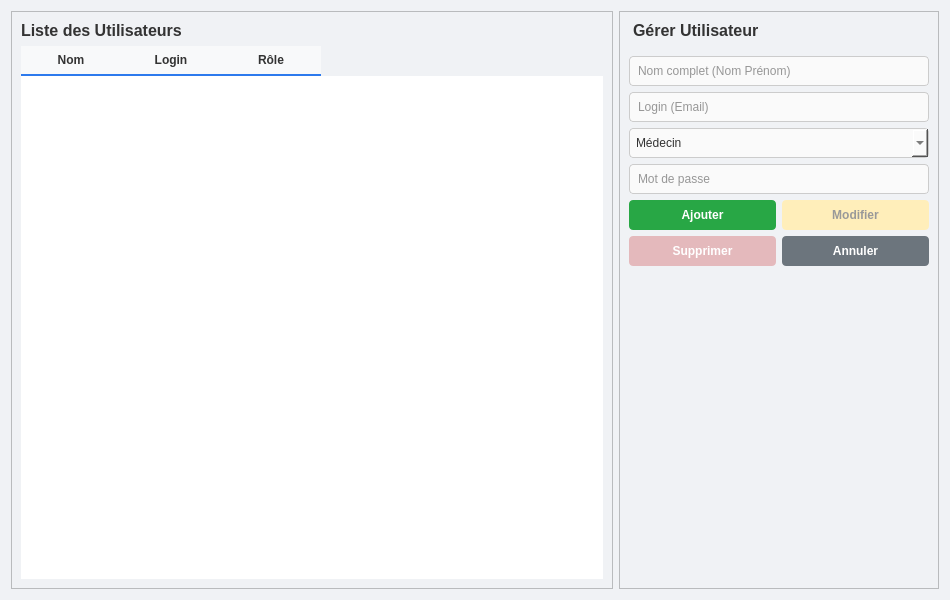
<?xml version="1.0" encoding="UTF-8"?>
<ui version="4.0">
 <class>PageUsers</class>
 <widget class="QWidget" name="PageUsers">
  <property name="geometry">
   <rect>
    <x>0</x>
    <y>0</y>
    <width>950</width>
    <height>600</height>
   </rect>
  </property>
  <property name="styleSheet">
   <string notr="true">/* Style Local */
QWidget { 
    font-family: &quot;Segoe UI&quot;, sans-serif; 
    background-color: #f0f2f5; 
}

QFrame.Card { 
    background-color: white; 
    border-radius: 8px; 
    border: 1px solid #e0e0e0; 
}

QLabel { color: #333333; }

QLineEdit { 
    border: 1px solid #ccc; border-radius: 4px; padding: 6px; background-color: #fafafa; color: #333333; 
}
QLineEdit:focus { border: 1px solid #2d7aed; background-color: white; }

QComboBox {
    border: 1px solid #ccc; border-radius: 4px; padding: 6px; background-color: #fafafa; color: #333333;
}
QComboBox:focus { border: 1px solid #2d7aed; background-color: white; }
QComboBox QAbstractItemView {
    background-color: white; color: #333333; selection-background-color: #2d7aed; selection-color: white; outline: 0;
}

/* TABLEAU */
QTableWidget {
    background-color: white; gridline-color: #f0f0f0; selection-background-color: #e6f0ff; selection-color: #2d7aed; color: #333333; border: none;
}
QHeaderView::section {
    background-color: #f8f9fa; padding: 5px; border: none; border-bottom: 2px solid #2d7aed; font-weight: bold; color: #333333;
}

/* BOUTONS */
QPushButton { border-radius: 4px; padding: 8px; font-weight: bold; color: white; border: none; }

QPushButton#btn_add { background-color: #28a745; }
QPushButton#btn_add:hover { background-color: #218838; }
QPushButton#btn_add:disabled { background-color: #94d3a2; }

QPushButton#btn_edit { background-color: #ffc107; color: #333; }
QPushButton#btn_edit:hover { background-color: #e0a800; }
QPushButton#btn_edit:disabled { background-color: #ffeeba; color: #999; }

QPushButton#btn_delete { background-color: #dc3545; }
QPushButton#btn_delete:hover { background-color: #c82333; }
QPushButton#btn_delete:disabled { background-color: #e4b9bc; }

QPushButton#btn_clear { background-color: #6c757d; }
QPushButton#btn_clear:hover { background-color: #5a6268; }
</string>
  </property>
  <layout class="QHBoxLayout" name="horizontalLayout">
   
   <item>
    <widget class="QFrame" name="frame_list">
     <property name="class" stdset="0">
      <string>Card</string>
     </property>
     <property name="frameShape">
      <enum>QFrame::StyledPanel</enum>
     </property>
     <layout class="QVBoxLayout" name="verticalLayout_list">
      <item>
       <widget class="QLabel" name="label_list_title">
        <property name="text">
         <string>Liste des Utilisateurs</string>
        </property>
        <property name="styleSheet">
         <string notr="true">font-size: 16px; font-weight: bold;</string>
        </property>
       </widget>
      </item>
      <item>
       <widget class="QTableWidget" name="tableUsers">
        <property name="alternatingRowColors">
         <bool>true</bool>
        </property>
        <property name="selectionBehavior">
         <enum>QAbstractItemView::SelectRows</enum>
        </property>
        <property name="editTriggers">
         <enum>QAbstractItemView::NoEditTriggers</enum>
        </property>
        <column>
         <property name="text">
          <string>Nom</string>
         </property>
        </column>
        <column>
         <property name="text">
          <string>Login</string>
         </property>
        </column>
        <column>
         <property name="text">
          <string>Rôle</string>
         </property>
        </column>
       </widget>
      </item>
     </layout>
    </widget>
   </item>
   
   <item>
    <widget class="QFrame" name="frame_form">
     <property name="maximumSize">
      <size>
       <width>320</width>
       <height>16777215</height>
      </size>
     </property>
     <property name="class" stdset="0">
      <string>Card</string>
     </property>
     <property name="frameShape">
      <enum>QFrame::StyledPanel</enum>
     </property>
     <layout class="QVBoxLayout" name="verticalLayout_form">
      <item>
       <widget class="QLabel" name="label_form_title">
        <property name="text">
         <string>Gérer Utilisateur</string>
        </property>
        <property name="styleSheet">
         <string notr="true">font-size: 16px; font-weight: bold; margin-bottom: 10px;</string>
        </property>
       </widget>
      </item>
      
      <item>
       <widget class="QLineEdit" name="lineEdit_name">
        <property name="placeholderText">
         <string>Nom complet (Nom Prénom)</string>
        </property>
       </widget>
      </item>
      
      <item>
       <widget class="QLineEdit" name="lineEdit_email">
        <property name="placeholderText">
         <string>Login (Email)</string>
        </property>
       </widget>
      </item>
      
      <item>
       <widget class="QComboBox" name="combo_role">
        <item>
         <property name="text">
          <string>Médecin</string>
         </property>
        </item>
        <item>
         <property name="text">
          <string>Réceptionniste</string>
         </property>
        </item>
        <item>
         <property name="text">
          <string>Administrateur</string>
         </property>
        </item>
       </widget>
      </item>
      
      <item>
       <widget class="QLineEdit" name="lineEdit_password">
        <property name="echoMode">
         <enum>QLineEdit::Password</enum>
        </property>
        <property name="placeholderText">
         <string>Mot de passe</string>
        </property>
       </widget>
      </item>
      
      <item>
        <layout class="QGridLayout" name="gridLayout_btns">
         <item row="0" column="0">
          <widget class="QPushButton" name="btn_add">
           <property name="text"><string>Ajouter</string></property>
          </widget>
         </item>
         <item row="0" column="1">
          <widget class="QPushButton" name="btn_edit">
           <property name="text"><string>Modifier</string></property>
           <property name="enabled"><bool>false</bool></property>
          </widget>
         </item>
         <item row="1" column="0">
          <widget class="QPushButton" name="btn_delete">
           <property name="text"><string>Supprimer</string></property>
           <property name="enabled"><bool>false</bool></property>
          </widget>
         </item>
         <item row="1" column="1">
          <widget class="QPushButton" name="btn_clear">
           <property name="text"><string>Annuler</string></property>
          </widget>
         </item>
        </layout>
      </item>
      
      <item>
       <spacer name="verticalSpacer">
        <property name="orientation">
         <enum>Qt::Orientation::Vertical</enum>
        </property>
        <property name="sizeHint" stdset="0">
         <size>
          <width>20</width>
          <height>40</height>
         </size>
        </property>
       </spacer>
      </item>
     </layout>
    </widget>
   </item>
  </layout>
 </widget>
 <resources/>
 <connections/>
</ui>
